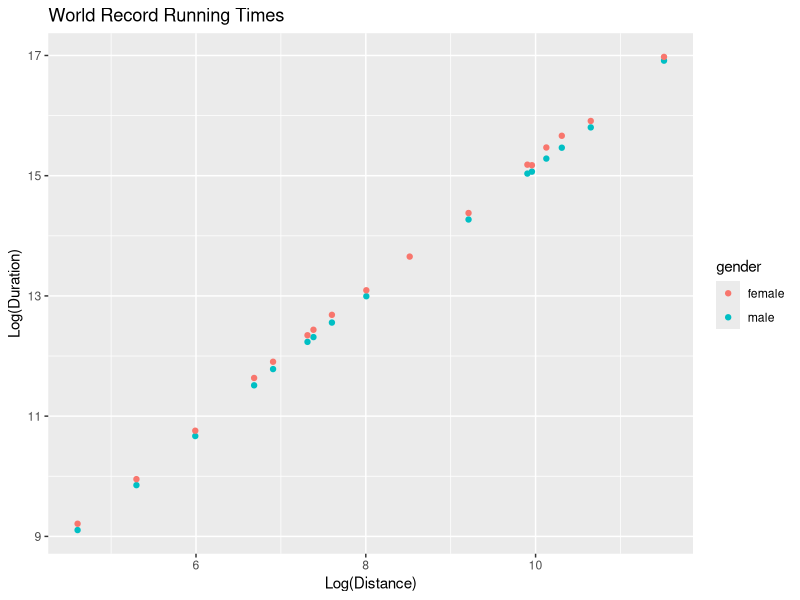
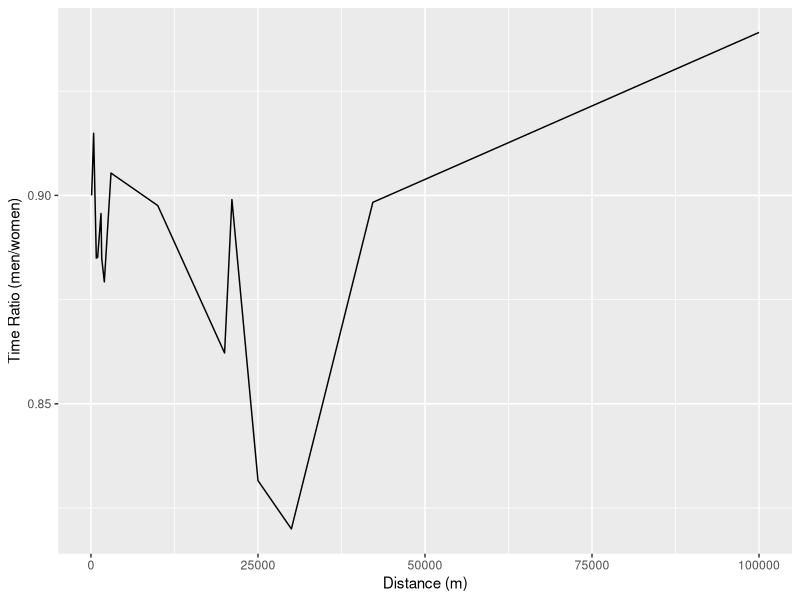

Recreate these plots in R, in order.
library(dplyr)
library(ggplot2)

records <- read.csv('./records.csv', stringsAsFactors = FALSE)

name_to_distance <- data.frame(
  name = c('100 m', '200 m', '400 m', '800 m', '1000 m', '1500 m',
           'Mile', '2000 m', '3000 m', '5000 m', '10,000 m (track)',
           '20,000 m (track)', 'Half marathon', '25,000 m (track)', '30,000 m (track)',
           'Marathon[b]', '100 km (road)'),
  distance_meters = c(100, 200, 400, 800, 1000, 1500, 1609.34, 2000, 3000, 5000, 10000, 20000,
                      21097.5, 25000, 30000, 42195, 100000),
  stringsAsFactors = FALSE
)

# note we inner join to drop races we don't care about
records_with_distance <- records %>%
  inner_join(name_to_distance, by = c('Event' = 'name')) %>%
  # remove some dupes, in favor of legitimate, fastest times
  filter(is.na(N) | (N != 'Wo[k]' & N != '[c]'))

             
records_with_distance %>%
  ggplot() +
    geom_point(aes(log(distance_meters), log(duration), color = gender)) +
    xlab('Log(Distance)') +
    ylab('Log(Duration)') +
    ggtitle('World Record Running Times')

records_with_distance %>% filter(gender == 'male') %>%
  inner_join((records_with_distance %>% filter(gender == 'female')), by = 'distance_meters') %>%
  mutate(time_ratio = duration.x / duration.y)  %>%
  ggplot() +
    geom_line(aes(distance_meters, time_ratio)) +
    xlab('Distance (m)') +
    ylab('Time Ratio (men/women)')

# we get the "cup" illusion from 25K, 30K, and 100K events
# at the risk of being biased, I think all of these are the least common events in the record list
# if we exclude them, the gap is a pretty flat and low variance 8-12%